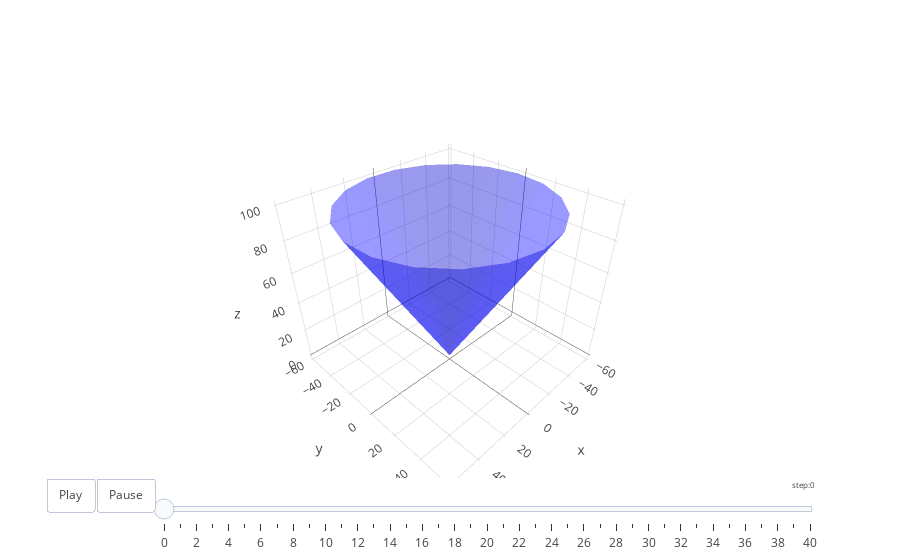

Source (notebook cell):
### Code cell
interactive_plotly()

### Figure 1 — Plotly figure (JSON) as saved in the notebook; plotly's stock layout.template omitted (floating-point values rounded to 4 significant figures; data arrays with more than 128 entries replaced by an {"elided": "..."} marker saying what was removed)
{"data": [{"colorscale": [[0, "rgb(0,0,255)"], [1, "rgb(0,0,255)"]], "name": "cone", "opacity": 0.4, "showscale": false, "type": "surface", "x": {"elided": "10x20 float values"}, "y": {"elided": "10x20 float values"}, "z": {"elided": "10x20 float values"}}, {"mode": "lines", "name": "path_0", "type": "scatter3d", "x": [0], "y": [0], "z": [10]}], "layout": {"showlegend": false, "sliders": [{"active": 0, "currentvalue": {"font": {"size": 8}, "prefix": "step:", "visible": true, "xanchor": "right"}, "len": 0.9, "pad": {"b": 0, "t": 0}, "steps": [{"args": [[0], {"frame": {"duration": 200, "redraw": false}, "mode": "immediate", "transition": {"duration": 200}}], "label": 0, "method": "animate"}, {"args": [[1], {"frame": {"duration": 200, "redraw": false}, "mode": "immediate", "transition": {"duration": 200}}], "label": 1, "method": "animate"}, {"args": [[2], {"frame": {"duration": 200, "redraw": false}, "mode": "immediate", "transition": {"duration": 200}}], "label": 2, "method": "animate"}, {"args": [[3], {"frame": {"duration": 200, "redraw": false}, "mode": "immediate", "transition": {"duration": 200}}], "label": 3, "method": "animate"}, {"args": [[4], {"frame": {"duration": 200, "redraw": false}, "mode": "immediate", "transition": {"duration": 200}}], "label": 4, "method": "animate"}, {"args": [[5], {"frame": {"duration": 200, "redraw": false}, "mode": "immediate", "transition": {"duration": 200}}], "label": 5, "method": "animate"}, {"args": [[6], {"frame": {"duration": 200, "redraw": false}, "mode": "immediate", "transition": {"duration": 200}}], "label": 6, "method": "animate"}, {"args": [[7], {"frame": {"duration": 200, "redraw": false}, "mode": "immediate", "transition": {"duration": 200}}], "label": 7, "method": "animate"}, {"args": [[8], {"frame": {"duration": 200, "redraw": false}, "mode": "immediate", "transition": {"duration": 200}}], "label": 8, "method": "animate"}, {"args": [[9], {"frame": {"duration": 200, "redraw": false}, "mode": "immediate", "transition": {"duration": 200}}], "label": 9, "method": "animate"}, {"args": [[10], {"frame": {"duration": 200, "redraw": false}, "mode": "immediate", "transition": {"duration": 200}}], "label": 10, "method": "animate"}, {"args": [[11], {"frame": {"duration": 200, "redraw": false}, "mode": "immediate", "transition": {"duration": 200}}], "label": 11, "method": "animate"}, {"args": [[12], {"frame": {"duration": 200, "redraw": false}, "mode": "immediate", "transition": {"duration": 200}}], "label": 12, "method": "animate"}, {"args": [[13], {"frame": {"duration": 200, "redraw": false}, "mode": "immediate", "transition": {"duration": 200}}], "label": 13, "method": "animate"}, {"args": [[14], {"frame": {"duration": 200, "redraw": false}, "mode": "immediate", "transition": {"duration": 200}}], "label": 14, "method": "animate"}, {"args": [[15], {"frame": {"duration": 200, "redraw": false}, "mode": "immediate", "transition": {"duration": 200}}], "label": 15, "method": "animate"}, {"args": [[16], {"frame": {"duration": 200, "redraw": false}, "mode": "immediate", "transition": {"duration": 200}}], "label": 16, "method": "animate"}, {"args": [[17], {"frame": {"duration": 200, "redraw": false}, "mode": "immediate", "transition": {"duration": 200}}], "label": 17, "method": "animate"}, {"args": [[18], {"frame": {"duration": 200, "redraw": false}, "mode": "immediate", "transition": {"duration": 200}}], "label": 18, "method": "animate"}, {"args": [[19], {"frame": {"duration": 200, "redraw": false}, "mode": "immediate", "transition": {"duration": 200}}], "label": 19, "method": "animate"}, {"args": [[20], {"frame": {"duration": 200, "redraw": false}, "mode": "immediate", "transition": {"duration": 200}}], "label": 20, "method": "animate"}, {"args": [[21], {"frame": {"duration": 200, "redraw": false}, "mode": "immediate", "transition": {"duration": 200}}], "label": 21, "method": "animate"}, {"args": [[22], {"frame": {"duration": 200, "redraw": false}, "mode": "immediate", "transition": {"duration": 200}}], "label": 22, "method": "animate"}, {"args": [[23], {"frame": {"duration": 200, "redraw": false}, "mode": "immediate", "transition": {"duration": 200}}], "label": 23, "method": "animate"}, {"args": [[24], {"frame": {"duration": 200, "redraw": false}, "mode": "immediate", "transition": {"duration": 200}}], "label": 24, "method": "animate"}, {"args": [[25], {"frame": {"duration": 200, "redraw": false}, "mode": "immediate", "transition": {"duration": 200}}], "label": 25, "method": "animate"}, {"args": [[26], {"frame": {"duration": 200, "redraw": false}, "mode": "immediate", "transition": {"duration": 200}}], "label": 26, "method": "animate"}, {"args": [[27], {"frame": {"duration": 200, "redraw": false}, "mode": "immediate", "transition": {"duration": 200}}], "label": 27, "method": "animate"}, {"args": [[28], {"frame": {"duration": 200, "redraw": false}, "mode": "immediate", "transition": {"duration": 200}}], "label": 28, "method": "animate"}, {"args": [[29], {"frame": {"duration": 200, "redraw": false}, "mode": "immediate", "transition": {"duration": 200}}], "label": 29, "method": "animate"}, {"args": [[30], {"frame": {"duration": 200, "redraw": false}, "mode": "immediate", "transition": {"duration": 200}}], "label": 30, "method": "animate"}, {"args": [[31], {"frame": {"duration": 200, "redraw": false}, "mode": "immediate", "transition": {"duration": 200}}], "label": 31, "method": "animate"}, {"args": [[32], {"frame": {"duration": 200, "redraw": false}, "mode": "immediate", "transition": {"duration": 200}}], "label": 32, "method": "animate"}, {"args": [[33], {"frame": {"duration": 200, "redraw": false}, "mode": "immediate", "transition": {"duration": 200}}], "label": 33, "method": "animate"}, {"args": [[34], {"frame": {"duration": 200, "redraw": false}, "mode": "immediate", "transition": {"duration": 200}}], "label": 34, "method": "animate"}, {"args": [[35], {"frame": {"duration": 200, "redraw": false}, "mode": "immediate", "transition": {"duration": 200}}], "label": 35, "method": "animate"}, {"args": [[36], {"frame": {"duration": 200, "redraw": false}, "mode": "immediate", "transition": {"duration": 200}}], "label": 36, "method": "animate"}, {"args": [[37], {"frame": {"duration": 200, "redraw": false}, "mode": "immediate", "transition": {"duration": 200}}], "label": 37, "method": "animate"}, {"args": [[38], {"frame": {"duration": 200, "redraw": false}, "mode": "immediate", "transition": {"duration": 200}}], "label": 38, "method": "animate"}, {"args": [[39], {"frame": {"duration": 200, "redraw": false}, "mode": "immediate", "transition": {"duration": 200}}], "label": 39, "method": "animate"}, {"args": [[40], {"frame": {"duration": 200, "redraw": false}, "mode": "immediate", "transition": {"duration": 200}}], "label": 40, "method": "animate"}], "transition": {"duration": 200, "easing": "ease"}, "x": 0.1, "xanchor": "left", "y": 0, "yanchor": "top"}], "updatemenus": [{"buttons": [{"args": [null, {"frame": {"duration": 200, "redraw": false}, "fromcurrent": true, "transition": {"duration": 200, "easing": "ease"}}], "label": "Play", "method": "animate"}, {"args": [[null], {"frame": {"duration": 0, "redraw": false}, "mode": "immediate", "transition": {"duration": 0}}], "label": "Pause", "method": "animate"}], "direction": "left", "pad": {"r": 0, "t": 0}, "showactive": false, "type": "buttons", "x": 0.1, "xanchor": "right", "y": 0, "yanchor": "top"}]}}
